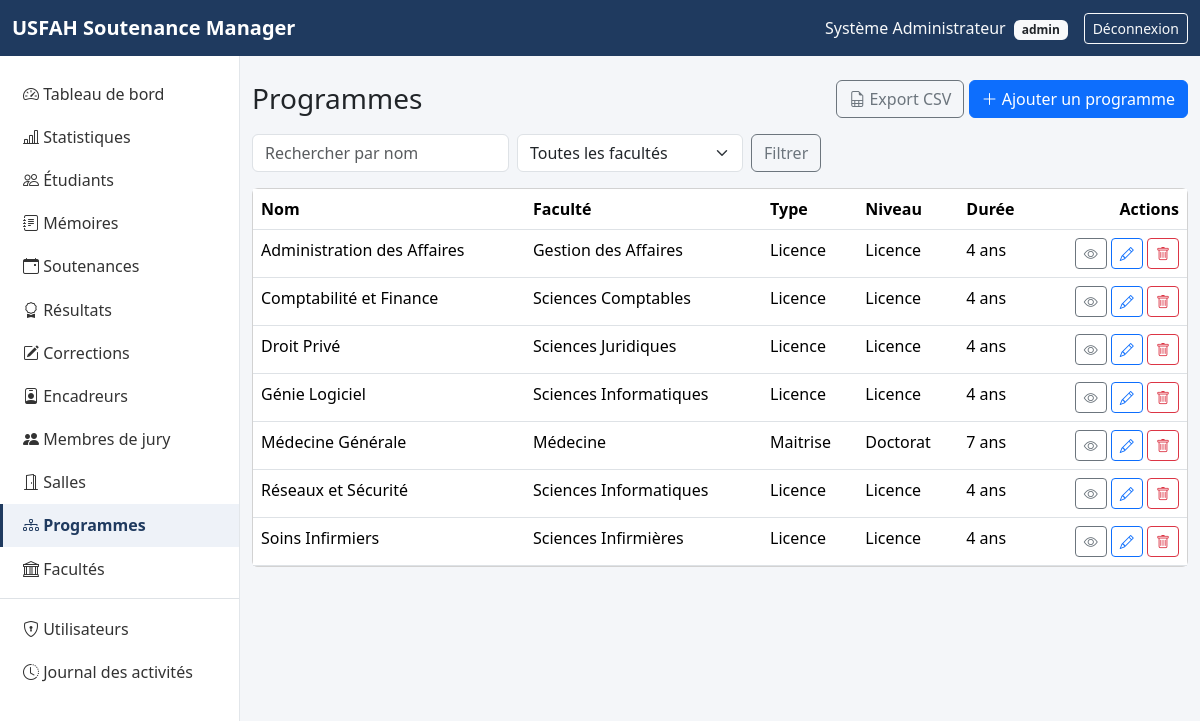
The page /programs/index.php (signed in) on the database its author committed.
### tables this page shows
CREATE TABLE programs (
    id          INT UNSIGNED AUTO_INCREMENT PRIMARY KEY,
    nom         VARCHAR(150) NOT NULL,
    faculty_id  INT UNSIGNED NOT NULL,
    niveau      VARCHAR(50)  NULL,
    duree       VARCHAR(50)  NULL,
    type        ENUM('licence','diplome','maitrise') NOT NULL,
    created_at  TIMESTAMP NOT NULL DEFAULT CURRENT_TIMESTAMP,
    CONSTRAINT fk_programs_faculty FOREIGN KEY (faculty_id) REFERENCES faculties(id)
);

CREATE TABLE faculties (
    id           INT UNSIGNED AUTO_INCREMENT PRIMARY KEY,
    nom          VARCHAR(150) NOT NULL,
    code         VARCHAR(20)  NOT NULL UNIQUE,
    description  TEXT NULL,
    responsable  VARCHAR(150) NULL,
    statut       ENUM('actif','inactif') NOT NULL DEFAULT 'actif',
    created_at   TIMESTAMP NOT NULL DEFAULT CURRENT_TIMESTAMP
);

### includes/functions.php (called while the page is built, shortened)
<?php
function e(?string $value): string
{
    return htmlspecialchars($value ?? '', ENT_QUOTES, 'UTF-8');
}
function get_param(string $key, $default = null)
{
    return $_GET[$key] ?? $default;
}
function paginate(int $total_rows, int $per_page = 10): array
{
    $page = max(1, (int) get_param('page', 1));
    $total_pages = max(1, (int) ceil($total_rows / $per_page));
    $page = min($page, $total_pages);
    $offset = ($page - 1) * $per_page;
    return [
        'page'        => $page,
        'per_page'    => $per_page,
        'offset'      => $offset,
        'total_rows'  => $total_rows,
        'total_pages' => $total_pages,
    ];
}

### programs/index.php (the view, shortened to what this page needs)
<?php
require_once __DIR__ . '/../config/database.php';
require_once __DIR__ . '/../includes/functions.php';
$search = trim((string) get_param('search', ''));
$faculty_id = (int) get_param('faculty_id', 0);
$conditions = [];
$params = [];
$where = $conditions ? 'WHERE ' . implode(' AND ', $conditions) : '';
$count_stmt = $pdo->prepare("SELECT COUNT(*) FROM programs p $where");
$count_stmt->execute($params);
$pagination = paginate((int) $count_stmt->fetchColumn(), 10);
$stmt = $pdo->prepare("
    SELECT p.*, f.nom AS faculty_nom FROM programs p
    JOIN faculties f ON f.id = p.faculty_id
    $where ORDER BY p.nom ASC LIMIT {$pagination['per_page']} OFFSET {$pagination['offset']}
");
$stmt->execute($params);
$programs = $stmt->fetchAll();
require __DIR__ . '/../includes/header.php';
?>
<div class="d-flex justify-content-between align-items-center mb-3">
    <h1 class="h3 mb-0">Programmes</h1>
    <div>
        <a href="export.php?<?= http_build_query(['search' => $search, 'faculty_id' => $faculty_id]) ?>" class="btn btn-outline-secondary"><i class="bi bi-file-earmark-spreadsheet"></i> Export CSV</a>
        <a href="create.php" class="btn btn-primary"><i class="bi bi-plus-lg"></i> Ajouter un programme</a>
    </div>
</div>
<form method="get" class="row g-2 mb-3">
    <div class="col-auto">
        <input type="text" name="search" class="form-control" placeholder="Rechercher par nom" value="<?= e($search) ?>">
    </div>
    <div class="col-auto">
        <select name="faculty_id" class="form-select">
            <option value="0">Toutes les facultés</option>
        </select>
    </div>
    <div class="col-auto"><button type="submit" class="btn btn-outline-secondary">Filtrer</button></div>
</form>
<div class="card">
    <div class="table-responsive">
        <table class="table table-hover mb-0">
            <thead><tr><th>Nom</th><th>Faculté</th><th>Type</th><th>Niveau</th><th>Durée</th><th class="text-end">Actions</th></tr></thead>
            <tbody>
                <?php foreach ($programs as $p): ?>
                    <tr>
                        <td><?= e($p['nom']) ?></td>
                        <td><?= e($p['faculty_nom']) ?></td>
                        <td><?= e(ucfirst($p['type'])) ?></td>
                        <td><?= e($p['niveau'] ?? '—') ?></td>
                        <td><?= e($p['duree'] ?? '—') ?></td>
                        <td class="text-end">
                            <a href="show.php?id=<?= $p['id'] ?>" class="btn btn-sm btn-outline-secondary"><i class="bi bi-eye"></i></a>
                            <a href="edit.php?id=<?= $p['id'] ?>" class="btn btn-sm btn-outline-primary"><i class="bi bi-pencil"></i></a>
                            <a href="delete.php?id=<?= $p['id'] ?>" class="btn btn-sm btn-outline-danger"><i class="bi bi-trash"></i></a>
                        </td>
                    </tr>
                <?php endforeach; ?>
            </tbody>
        </table>
    </div>
</div>
<?php require __DIR__ . '/../includes/footer.php'; ?>

### assets/css/style.css (style rules this page uses)
:root { --usfah-primary: #1f3a5f; --usfah-primary-dark: #142842; }
body { background-color: #f4f6f9; }
table.table thead { background-color: #eef2f8; }

### rows shown on the page
programs: nom "Administration des Affaires", faculty.nom "Gestion des Affaires", type "Licence", niveau "Licence", duree "4 ans"
programs: nom "Comptabilité et Finance", faculty.nom "Sciences Comptables", type "Licence", niveau "Licence", duree "4 ans"
programs: nom "Droit Privé", faculty.nom "Sciences Juridiques", type "Licence", niveau "Licence", duree "4 ans"
programs: nom "Génie Logiciel", faculty.nom "Sciences Informatiques", type "Licence", niveau "Licence", duree "4 ans"
programs: nom "Médecine Générale", faculty.nom "Médecine", type "Maitrise", niveau "Doctorat", duree "7 ans"
programs: nom "Réseaux et Sécurité", faculty.nom "Sciences Informatiques", type "Licence", niveau "Licence", duree "4 ans"
programs: nom "Soins Infirmiers", faculty.nom "Sciences Infirmières", type "Licence", niveau "Licence", duree "4 ans"

### other values the page prints
$_SESSION['user_name'] "Système Administrateur"
current_user_role() "admin"
$label "Tableau de bord"
$label "Statistiques"
$label "Étudiants"
$label "Mémoires"
$label "Soutenances"
$label "Résultats"
$label "Corrections"
$label "Encadreurs"
$label "Membres de jury"
$label "Salles"
$label "Programmes"
$label "Facultés"
